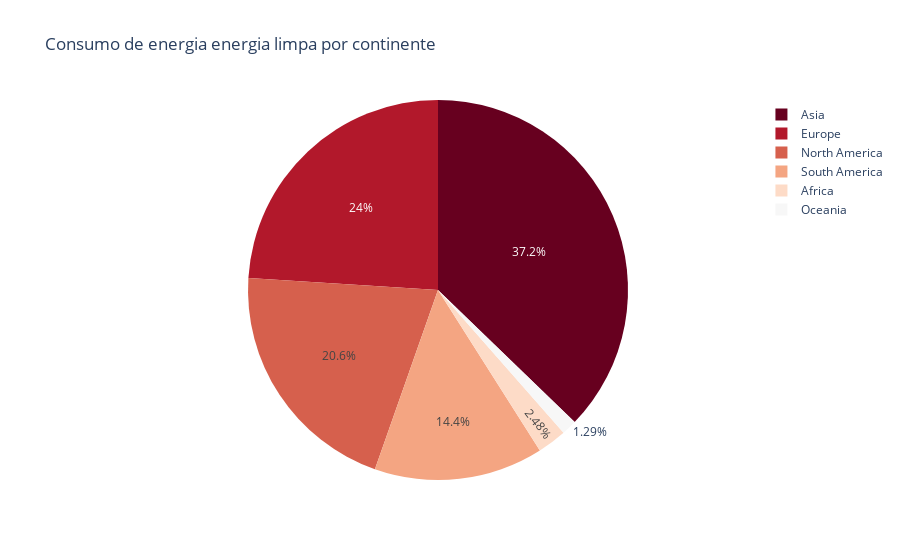

Notebook cell for this chart:
### Code cell
fig6 = px.pie(
    data_frame=df_continents,
    names='country',
    values='green_energy_consumption',
    title='Consumo de energia energia limpa por continente',
    color_discrete_sequence=px.colors.sequential.RdBu
)
fig6.show()

### Figure 1 — Plotly figure (JSON) as saved in the notebook; plotly's stock layout.template omitted (floating-point values rounded to 4 significant figures)
{"data": [{"domain": {"x": [0, 1], "y": [0, 1]}, "hovertemplate": "country=%{label}<br>green_energy_consumption=%{value}<extra></extra>", "labels": ["Africa", "Africa", "Africa", "Asia", "Asia", "Asia", "Europe", "Europe", "Europe", "North America", "North America", "North America", "Oceania", "Oceania", "Oceania", "South America", "South America", "South America"], "legendgroup": "", "name": "", "showlegend": true, "type": "pie", "values": [266.2, 371.9, 502.0, 2515.0, 5567.0, 9032.0, 2514.0, 3804.0, 4716.0, 2330.0, 3177.0, 3971.0, 140.2, 187.6, 265.5, 1858.0, 2227.0, 2532.0]}], "layout": {"legend": {"tracegroupgap": 0}, "piecolorway": ["rgb(103,0,31)", "rgb(178,24,43)", "rgb(214,96,77)", "rgb(244,165,130)", "rgb(253,219,199)", "rgb(247,247,247)", "rgb(209,229,240)", "rgb(146,197,222)", "rgb(67,147,195)", "rgb(33,102,172)", "rgb(5,48,97)"], "title": {"text": "Consumo de energia energia limpa por continente"}}}
